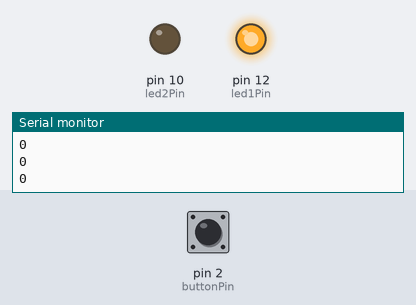
Bench run of a sketch on a simulated Arduino Uno, built with avr-gcc and run on an emulated ATmega328P. Parts: output pins drawn as LEDs (lit = HIGH), the last lines printed to the serial monitor. Inputs (shaded band) come from the test bench; at power-on: pin 2 (buttonPin) LOW.

Above: at 1.2 s.
1.3 s: pin 2 (buttonPin) pulled HIGH for 0.15 s
At 3.1 s:
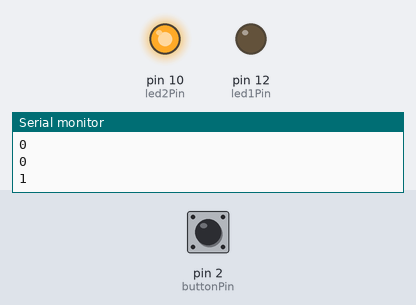
7.4 s: pin 2 (buttonPin) pulled HIGH for 1 s
At 9.0 s:
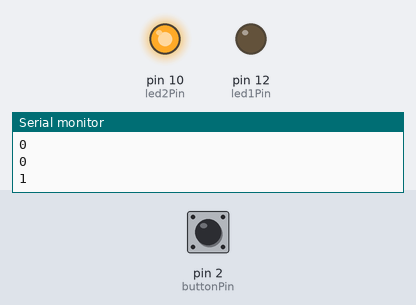
11.4 s: pin 2 (buttonPin) pulled HIGH for 3.2 s
Timing chart, 0 to 19.9 s (numbered marks = the images above; inputs shaded):
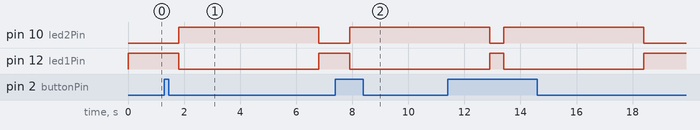

The sketch:

engrl_2_1_C.ino
```cpp
/*
 * File:        engrl_2_1_C.ino
 * Description: An LED goes on. The LED will stay on until a button is pressed. A half second after the button is pressed, the LED will go off and an alternate color LED will go on for 5 seconds. After this the whole cycle repeats.
 * Created:     2026-02-12
 * Author:      Sean Cajigal
 */

const int buttonPin = 2;
const int led1Pin = 12;
const int led2Pin = 10;

int buttonState=0;

void setup()
{
  // set led pin to OUTPUT mode and button pin to INPUT
  pinMode(led1Pin, OUTPUT);
  pinMode(led2Pin, OUTPUT);
  pinMode(buttonPin, INPUT);
  Serial.begin(9600);
}

void loop()
{
  buttonState = digitalRead(buttonPin);
  Serial.println(buttonState);

  digitalWrite(led1Pin, HIGH);
  digitalWrite(led2Pin,LOW);

  if (buttonState == HIGH) { // if button pressed, turn LED on for 3 seconds, else LED off
    delay(500);
    digitalWrite(led1Pin, LOW);
    digitalWrite(led2Pin, HIGH);
    delay(5000);
    digitalWrite(led2Pin, LOW);
  }
}
```

Measured:
- after the input at 1.3 s, pin 10 (led2Pin): LOW → HIGH after 0.51 s, → LOW 5.0 s later; pin 12 (led1Pin): HIGH → LOW after 0.51 s, → HIGH 5.0 s later
- after the input at 7.4 s, pin 10 (led2Pin): LOW → HIGH after 0.51 s; pin 12 (led1Pin): HIGH → LOW after 0.51 s
